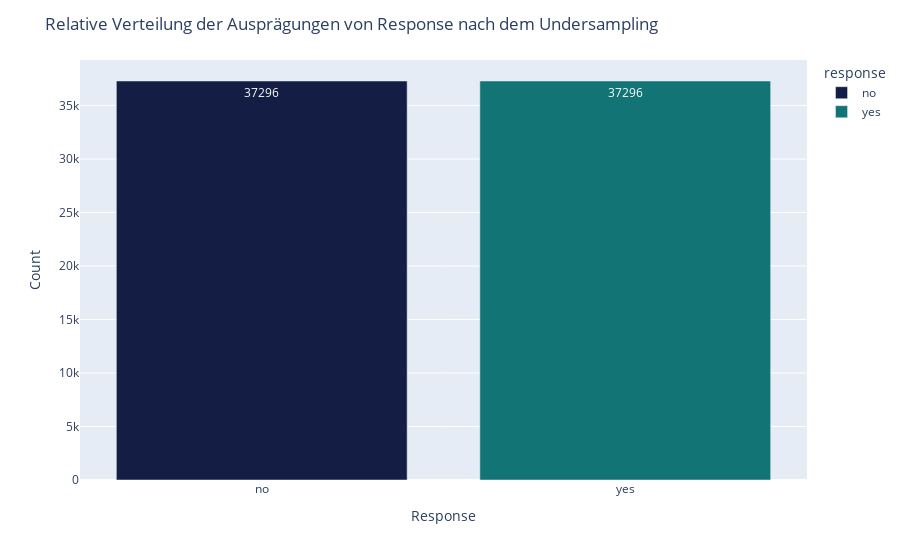

The cell this chart's notebook holds for it:
### Code cell
df_downsampled_response = downsampled.groupby(['response']).size().reset_index()
fig = px.bar(df_downsampled_response, x='response', y=downsampled['response'].value_counts(normalize=False), color='response',
                                    text=downsampled['response'].value_counts(normalize=False),
                                    color_discrete_map={
                                        'yes': 'rgb(18,116,117)',
                                        'no': 'rgb(20,29,67)'
                                    })

fig.update_layout(title='Relative Verteilung der Ausprägungen von Response nach dem Undersampling',
                 xaxis_title='Response',
                 yaxis_title='Count')
fig.show()

### Figure 1 — Plotly figure (JSON) as saved in the notebook; plotly's stock layout.template omitted (floating-point values rounded to 4 significant figures)
{"data": [{"alignmentgroup": "True", "hovertemplate": "response=%{x}<br>y=%{y}<br>text=%{text}<extra></extra>", "legendgroup": "no", "marker": {"color": "rgb(20,29,67)", "pattern": {"shape": ""}}, "name": "no", "offsetgroup": "no", "orientation": "v", "showlegend": true, "text": [37296], "textposition": "auto", "type": "bar", "x": ["no"], "xaxis": "x", "y": [37296], "yaxis": "y"}, {"alignmentgroup": "True", "hovertemplate": "response=%{x}<br>y=%{y}<br>text=%{text}<extra></extra>", "legendgroup": "yes", "marker": {"color": "rgb(18,116,117)", "pattern": {"shape": ""}}, "name": "yes", "offsetgroup": "yes", "orientation": "v", "showlegend": true, "text": [37296], "textposition": "auto", "type": "bar", "x": ["yes"], "xaxis": "x", "y": [37296], "yaxis": "y"}], "layout": {"barmode": "relative", "legend": {"title": {"text": "response"}, "tracegroupgap": 0}, "margin": {"t": 60}, "title": {"text": "Relative Verteilung der Ausprägungen von Response nach dem Undersampling"}, "xaxis": {"anchor": "y", "categoryarray": ["no", "yes"], "categoryorder": "array", "domain": [0, 1], "title": {"text": "Response"}}, "yaxis": {"anchor": "x", "domain": [0, 1], "title": {"text": "Count"}}}}
